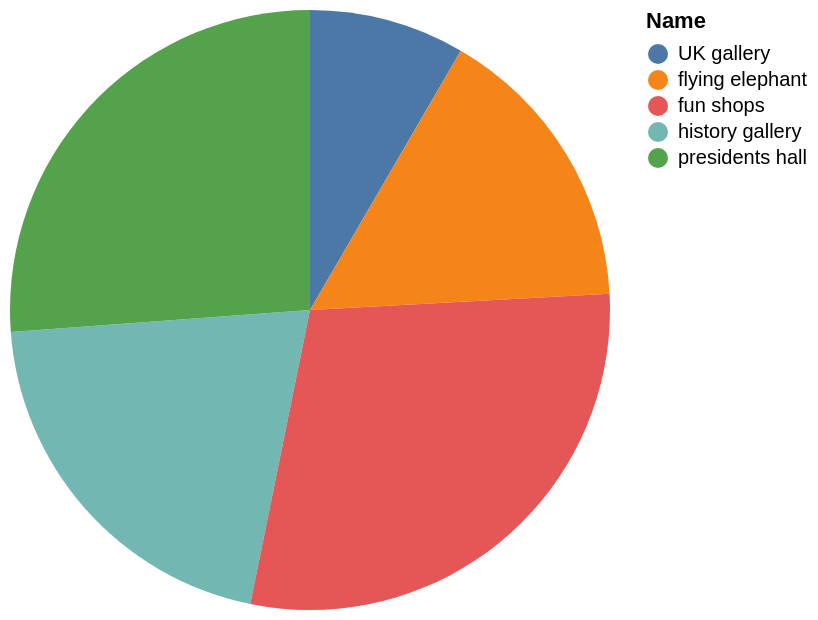

The Vega-Lite source for this figure:
### Vega-Lite specification from a JSON file in a GitHub repository (floating-point values rounded to 4 significant figures)
{"data": {"values": [{"x_data": "UK gallery", "y_data": 2701}, {"x_data": "flying elephant", "y_data": 5076}, {"x_data": "history gallery", "y_data": 6653}, {"x_data": "presidents hall", "y_data": 8429}, {"x_data": "fun shops", "y_data": 9360}]}, "mark": "arc", "encoding": {"theta": {"field": "y_data", "type": "quantitative", "title": "Tourist_Attraction_ID"}, "color": {"field": "x_data", "type": "nominal", "title": "Name"}}}
